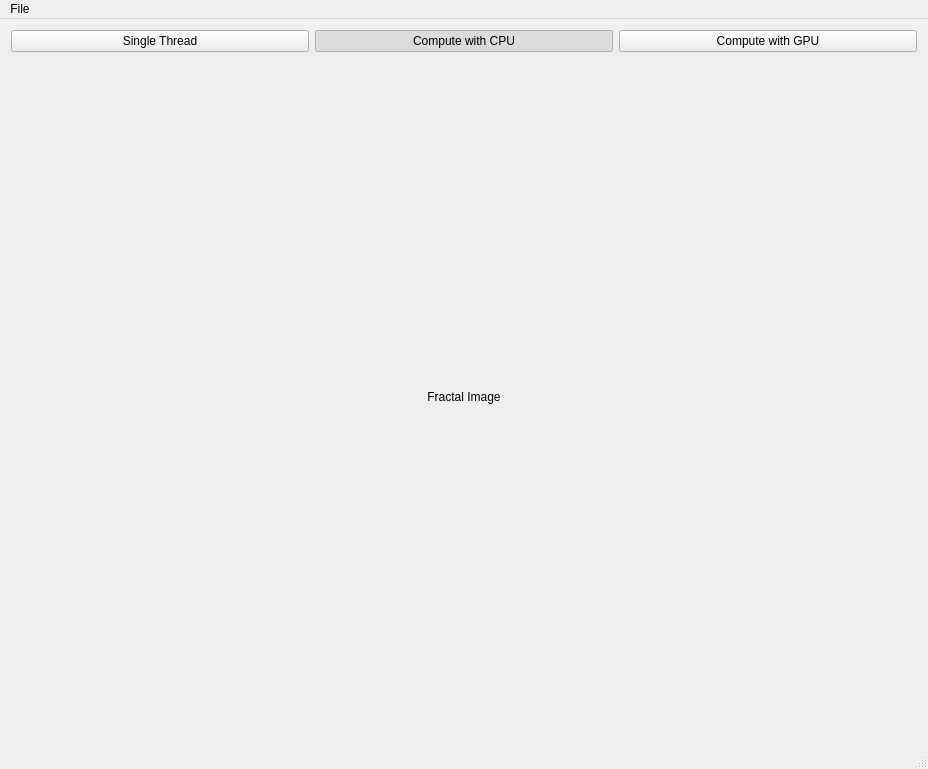
<?xml version="1.0" encoding="UTF-8"?>
<ui version="4.0">
 <class>MainWindow</class>
 <widget class="QMainWindow" name="MainWindow">
  <property name="geometry">
   <rect>
    <x>0</x>
    <y>0</y>
    <width>928</width>
    <height>769</height>
   </rect>
  </property>
  <property name="windowTitle">
   <string>Fractal CPU/GPU Processing</string>
  </property>
  <widget class="QWidget" name="centralWidget">
   <layout class="QGridLayout" name="gridLayout">
    <item row="0" column="0">
     <layout class="QGridLayout" name="gridLayout_2">
      <item row="0" column="0">
       <layout class="QVBoxLayout" name="verticalLayout">
        <item>
         <layout class="QHBoxLayout" name="horizontalLayout">
          <property name="sizeConstraint">
           <enum>QLayout::SetDefaultConstraint</enum>
          </property>
          <item>
           <widget class="QPushButton" name="stPB">
            <property name="text">
             <string>Single Thread</string>
            </property>
           </widget>
          </item>
          <item>
           <widget class="QPushButton" name="cpuPB">
            <property name="text">
             <string>Compute with CPU</string>
            </property>
            <property name="checkable">
             <bool>true</bool>
            </property>
            <property name="checked">
             <bool>true</bool>
            </property>
           </widget>
          </item>
          <item>
           <widget class="QPushButton" name="gpuPB">
            <property name="text">
             <string>Compute with GPU</string>
            </property>
            <property name="checkable">
             <bool>true</bool>
            </property>
           </widget>
          </item>
         </layout>
        </item>
        <item>
         <widget class="QLabel" name="fracImg">
          <property name="sizePolicy">
           <sizepolicy hsizetype="Preferred" vsizetype="Expanding">
            <horstretch>0</horstretch>
            <verstretch>0</verstretch>
           </sizepolicy>
          </property>
          <property name="minimumSize">
           <size>
            <width>100</width>
            <height>100</height>
           </size>
          </property>
          <property name="text">
           <string>Fractal Image</string>
          </property>
          <property name="alignment">
           <set>Qt::AlignCenter</set>
          </property>
         </widget>
        </item>
       </layout>
      </item>
     </layout>
    </item>
   </layout>
  </widget>
  <widget class="QMenuBar" name="menuBar">
   <property name="geometry">
    <rect>
     <x>0</x>
     <y>0</y>
     <width>928</width>
     <height>23</height>
    </rect>
   </property>
   <widget class="QMenu" name="menuFile">
    <property name="title">
     <string>File</string>
    </property>
    <addaction name="actionExit"/>
   </widget>
   <addaction name="menuFile"/>
  </widget>
  <widget class="QStatusBar" name="statusBar"/>
  <action name="actionExit">
   <property name="text">
    <string>Exit</string>
   </property>
  </action>
  <action name="actionCPU">
   <property name="checkable">
    <bool>true</bool>
   </property>
   <property name="checked">
    <bool>true</bool>
   </property>
   <property name="text">
    <string>CPU</string>
   </property>
  </action>
  <action name="actionGPU">
   <property name="checkable">
    <bool>true</bool>
   </property>
   <property name="text">
    <string>GPU</string>
   </property>
  </action>
 </widget>
 <layoutdefault spacing="6" margin="11"/>
 <resources/>
 <connections>
  <connection>
   <sender>actionExit</sender>
   <signal>triggered()</signal>
   <receiver>MainWindow</receiver>
   <slot>close()</slot>
   <hints>
    <hint type="sourcelabel">
     <x>-1</x>
     <y>-1</y>
    </hint>
    <hint type="destinationlabel">
     <x>463</x>
     <y>384</y>
    </hint>
   </hints>
  </connection>
 </connections>
</ui>
